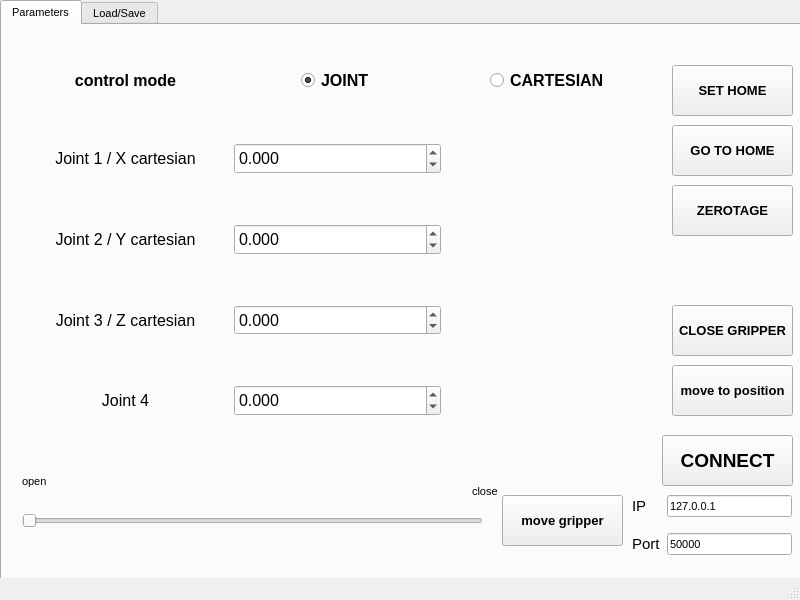
<?xml version="1.0" encoding="UTF-8"?>
<ui version="4.0">
 <class>CommandWindow</class>
 <widget class="QMainWindow" name="CommandWindow">
  <property name="geometry">
   <rect>
    <x>0</x>
    <y>0</y>
    <width>800</width>
    <height>600</height>
   </rect>
  </property>
  <property name="font">
   <font>
    <pointsize>8</pointsize>
   </font>
  </property>
  <property name="windowTitle">
   <string>CommandWindow</string>
  </property>
  <widget class="QWidget" name="centralwidget">
   <widget class="QTabWidget" name="tabWidget">
    <property name="geometry">
     <rect>
      <x>0</x>
      <y>0</y>
      <width>811</width>
      <height>591</height>
     </rect>
    </property>
    <property name="currentIndex">
     <number>0</number>
    </property>
    <widget class="QWidget" name="tab">
     <attribute name="title">
      <string>Parameters</string>
     </attribute>
     <widget class="QWidget" name="gridLayoutWidget">
      <property name="geometry">
       <rect>
        <x>20</x>
        <y>30</y>
        <width>631</width>
        <height>379</height>
       </rect>
      </property>
      <layout class="QGridLayout" name="gridLayout" rowstretch="0,100,100,100,100" columnstretch="0,0,0">
       <property name="sizeConstraint">
        <enum>QLayout::SetNoConstraint</enum>
       </property>
       <property name="topMargin">
        <number>13</number>
       </property>
       <property name="bottomMargin">
        <number>18</number>
       </property>
       <property name="horizontalSpacing">
        <number>5</number>
       </property>
       <property name="verticalSpacing">
        <number>50</number>
       </property>
       <item row="3" column="0">
        <widget class="QLabel" name="paramLabel3">
         <property name="font">
          <font>
           <pointsize>12</pointsize>
          </font>
         </property>
         <property name="text">
          <string>Joint 3 / Z cartesian</string>
         </property>
         <property name="alignment">
          <set>Qt::AlignCenter</set>
         </property>
        </widget>
       </item>
       <item row="2" column="0">
        <widget class="QLabel" name="paramLabel2">
         <property name="font">
          <font>
           <pointsize>12</pointsize>
          </font>
         </property>
         <property name="text">
          <string>Joint 2 / Y cartesian</string>
         </property>
         <property name="alignment">
          <set>Qt::AlignCenter</set>
         </property>
        </widget>
       </item>
       <item row="0" column="0">
        <widget class="QLabel" name="label_9">
         <property name="font">
          <font>
           <pointsize>12</pointsize>
           <weight>75</weight>
           <bold>true</bold>
          </font>
         </property>
         <property name="text">
          <string>control mode</string>
         </property>
         <property name="alignment">
          <set>Qt::AlignCenter</set>
         </property>
        </widget>
       </item>
       <item row="1" column="0">
        <widget class="QLabel" name="paramLabel1">
         <property name="font">
          <font>
           <pointsize>12</pointsize>
          </font>
         </property>
         <property name="text">
          <string>Joint 1 / X cartesian</string>
         </property>
         <property name="alignment">
          <set>Qt::AlignCenter</set>
         </property>
        </widget>
       </item>
       <item row="4" column="0">
        <widget class="QLabel" name="paramLabel4">
         <property name="font">
          <font>
           <pointsize>12</pointsize>
          </font>
         </property>
         <property name="text">
          <string>Joint 4</string>
         </property>
         <property name="alignment">
          <set>Qt::AlignCenter</set>
         </property>
        </widget>
       </item>
       <item row="1" column="1">
        <widget class="QDoubleSpinBox" name="set_J1">
         <property name="sizePolicy">
          <sizepolicy hsizetype="Minimum" vsizetype="MinimumExpanding">
           <horstretch>0</horstretch>
           <verstretch>0</verstretch>
          </sizepolicy>
         </property>
         <property name="font">
          <font>
           <pointsize>12</pointsize>
          </font>
         </property>
         <property name="decimals">
          <number>3</number>
         </property>
         <property name="minimum">
          <double>-99.998999999999995</double>
         </property>
        </widget>
       </item>
       <item row="2" column="1">
        <widget class="QDoubleSpinBox" name="set_J2">
         <property name="sizePolicy">
          <sizepolicy hsizetype="Minimum" vsizetype="MinimumExpanding">
           <horstretch>0</horstretch>
           <verstretch>0</verstretch>
          </sizepolicy>
         </property>
         <property name="font">
          <font>
           <pointsize>12</pointsize>
          </font>
         </property>
         <property name="decimals">
          <number>3</number>
         </property>
         <property name="minimum">
          <double>-100.000000000000000</double>
         </property>
        </widget>
       </item>
       <item row="3" column="1">
        <widget class="QDoubleSpinBox" name="set_J3">
         <property name="sizePolicy">
          <sizepolicy hsizetype="Preferred" vsizetype="MinimumExpanding">
           <horstretch>0</horstretch>
           <verstretch>0</verstretch>
          </sizepolicy>
         </property>
         <property name="font">
          <font>
           <pointsize>12</pointsize>
          </font>
         </property>
         <property name="decimals">
          <number>3</number>
         </property>
         <property name="minimum">
          <double>-100.000000000000000</double>
         </property>
        </widget>
       </item>
       <item row="4" column="1">
        <widget class="QDoubleSpinBox" name="set_J4">
         <property name="sizePolicy">
          <sizepolicy hsizetype="Minimum" vsizetype="MinimumExpanding">
           <horstretch>0</horstretch>
           <verstretch>0</verstretch>
          </sizepolicy>
         </property>
         <property name="baseSize">
          <size>
           <width>0</width>
           <height>0</height>
          </size>
         </property>
         <property name="font">
          <font>
           <pointsize>12</pointsize>
          </font>
         </property>
         <property name="decimals">
          <number>3</number>
         </property>
         <property name="minimum">
          <double>-100.000000000000000</double>
         </property>
        </widget>
       </item>
       <item row="0" column="1" alignment="Qt::AlignHCenter|Qt::AlignVCenter">
        <widget class="QRadioButton" name="jointMode">
         <property name="font">
          <font>
           <pointsize>12</pointsize>
           <weight>75</weight>
           <bold>true</bold>
          </font>
         </property>
         <property name="layoutDirection">
          <enum>Qt::LeftToRight</enum>
         </property>
         <property name="text">
          <string>JOINT</string>
         </property>
         <property name="checked">
          <bool>true</bool>
         </property>
        </widget>
       </item>
       <item row="0" column="2" alignment="Qt::AlignHCenter">
        <widget class="QRadioButton" name="cartMode">
         <property name="font">
          <font>
           <pointsize>12</pointsize>
           <weight>75</weight>
           <bold>true</bold>
          </font>
         </property>
         <property name="layoutDirection">
          <enum>Qt::LeftToRight</enum>
         </property>
         <property name="text">
          <string>CARTESIAN</string>
         </property>
         <property name="checked">
          <bool>false</bool>
         </property>
        </widget>
       </item>
      </layout>
     </widget>
     <widget class="QPushButton" name="sendCommend">
      <property name="geometry">
       <rect>
        <x>670</x>
        <y>340</y>
        <width>121</width>
        <height>51</height>
       </rect>
      </property>
      <property name="font">
       <font>
        <pointsize>10</pointsize>
        <weight>75</weight>
        <bold>true</bold>
       </font>
      </property>
      <property name="text">
       <string>move to position</string>
      </property>
      <property name="icon">
       <iconset>
        <normaloff>../../../../../Pictures/qt icons/document-send.png</normaloff>../../../../../Pictures/qt icons/document-send.png</iconset>
      </property>
      <property name="iconSize">
       <size>
        <width>25</width>
        <height>25</height>
       </size>
      </property>
     </widget>
     <widget class="QPushButton" name="ConnectCommand">
      <property name="geometry">
       <rect>
        <x>660</x>
        <y>410</y>
        <width>131</width>
        <height>51</height>
       </rect>
      </property>
      <property name="font">
       <font>
        <pointsize>14</pointsize>
        <weight>75</weight>
        <bold>true</bold>
       </font>
      </property>
      <property name="text">
       <string>CONNECT</string>
      </property>
      <property name="icon">
       <iconset>
        <normaloff>../../../../../Pictures/qt icons/connection-icon.png</normaloff>../../../../../Pictures/qt icons/connection-icon.png</iconset>
      </property>
      <property name="iconSize">
       <size>
        <width>25</width>
        <height>25</height>
       </size>
      </property>
     </widget>
     <widget class="QWidget" name="gridLayoutWidget_2">
      <property name="geometry">
       <rect>
        <x>630</x>
        <y>460</y>
        <width>160</width>
        <height>80</height>
       </rect>
      </property>
      <layout class="QGridLayout" name="gridLayout_2">
       <item row="1" column="1">
        <widget class="QLineEdit" name="targetPort">
         <property name="text">
          <string>50000</string>
         </property>
        </widget>
       </item>
       <item row="0" column="1">
        <widget class="QLineEdit" name="targetIp">
         <property name="text">
          <string>127.0.0.1</string>
         </property>
        </widget>
       </item>
       <item row="1" column="0">
        <widget class="QLabel" name="label_6">
         <property name="font">
          <font>
           <pointsize>11</pointsize>
          </font>
         </property>
         <property name="text">
          <string>Port</string>
         </property>
        </widget>
       </item>
       <item row="0" column="0">
        <widget class="QLabel" name="label_5">
         <property name="font">
          <font>
           <pointsize>11</pointsize>
          </font>
         </property>
         <property name="text">
          <string>IP</string>
         </property>
        </widget>
       </item>
      </layout>
     </widget>
     <widget class="QPushButton" name="setHome">
      <property name="geometry">
       <rect>
        <x>670</x>
        <y>40</y>
        <width>121</width>
        <height>51</height>
       </rect>
      </property>
      <property name="font">
       <font>
        <pointsize>10</pointsize>
        <weight>75</weight>
        <bold>true</bold>
       </font>
      </property>
      <property name="toolTip">
       <string>Press to save position as Home</string>
      </property>
      <property name="text">
       <string>SET HOME</string>
      </property>
     </widget>
     <widget class="QPushButton" name="goToHome">
      <property name="geometry">
       <rect>
        <x>670</x>
        <y>100</y>
        <width>121</width>
        <height>51</height>
       </rect>
      </property>
      <property name="font">
       <font>
        <pointsize>10</pointsize>
        <weight>75</weight>
        <bold>true</bold>
       </font>
      </property>
      <property name="toolTip">
       <string>Press to input saved home position</string>
      </property>
      <property name="text">
       <string>GO TO HOME</string>
      </property>
     </widget>
     <widget class="QPushButton" name="zeroButton">
      <property name="geometry">
       <rect>
        <x>670</x>
        <y>160</y>
        <width>121</width>
        <height>51</height>
       </rect>
      </property>
      <property name="font">
       <font>
        <pointsize>10</pointsize>
        <weight>75</weight>
        <bold>true</bold>
       </font>
      </property>
      <property name="text">
       <string>ZEROTAGE</string>
      </property>
     </widget>
     <widget class="QPushButton" name="openGripperB">
      <property name="geometry">
       <rect>
        <x>500</x>
        <y>470</y>
        <width>121</width>
        <height>51</height>
       </rect>
      </property>
      <property name="font">
       <font>
        <pointsize>10</pointsize>
        <weight>75</weight>
        <bold>true</bold>
       </font>
      </property>
      <property name="text">
       <string>move gripper</string>
      </property>
     </widget>
     <widget class="QPushButton" name="closeGripperB">
      <property name="geometry">
       <rect>
        <x>670</x>
        <y>280</y>
        <width>121</width>
        <height>51</height>
       </rect>
      </property>
      <property name="font">
       <font>
        <pointsize>10</pointsize>
        <weight>75</weight>
        <bold>true</bold>
       </font>
      </property>
      <property name="text">
       <string>CLOSE GRIPPER</string>
      </property>
     </widget>
     <widget class="QSlider" name="gripperSlider">
      <property name="geometry">
       <rect>
        <x>20</x>
        <y>480</y>
        <width>461</width>
        <height>31</height>
       </rect>
      </property>
      <property name="maximum">
       <number>100</number>
      </property>
      <property name="orientation">
       <enum>Qt::Horizontal</enum>
      </property>
     </widget>
     <widget class="QLabel" name="label">
      <property name="geometry">
       <rect>
        <x>20</x>
        <y>450</y>
        <width>47</width>
        <height>13</height>
       </rect>
      </property>
      <property name="text">
       <string>open</string>
      </property>
     </widget>
     <widget class="QLabel" name="label_2">
      <property name="geometry">
       <rect>
        <x>470</x>
        <y>460</y>
        <width>47</width>
        <height>13</height>
       </rect>
      </property>
      <property name="text">
       <string>close</string>
      </property>
     </widget>
    </widget>
    <widget class="QWidget" name="tab_2">
     <attribute name="title">
      <string>Load/Save</string>
     </attribute>
     <widget class="QPlainTextEdit" name="dispFile">
      <property name="geometry">
       <rect>
        <x>410</x>
        <y>10</y>
        <width>381</width>
        <height>271</height>
       </rect>
      </property>
      <property name="font">
       <font>
        <pointsize>11</pointsize>
       </font>
      </property>
      <property name="lineWrapMode">
       <enum>QPlainTextEdit::NoWrap</enum>
      </property>
      <property name="plainText">
       <string/>
      </property>
     </widget>
     <widget class="QWidget" name="verticalLayoutWidget">
      <property name="geometry">
       <rect>
        <x>30</x>
        <y>0</y>
        <width>321</width>
        <height>540</height>
       </rect>
      </property>
      <layout class="QVBoxLayout" name="verticalLayout" stretch="0,0,0,0,0,0,0,0">
       <property name="spacing">
        <number>34</number>
       </property>
       <item>
        <widget class="QLabel" name="label_8">
         <property name="sizePolicy">
          <sizepolicy hsizetype="Preferred" vsizetype="Preferred">
           <horstretch>0</horstretch>
           <verstretch>0</verstretch>
          </sizepolicy>
         </property>
         <property name="font">
          <font>
           <pointsize>12</pointsize>
          </font>
         </property>
         <property name="text">
          <string>File directory</string>
         </property>
         <property name="alignment">
          <set>Qt::AlignCenter</set>
         </property>
        </widget>
       </item>
       <item>
        <widget class="QPushButton" name="loadFileName">
         <property name="font">
          <font>
           <pointsize>11</pointsize>
          </font>
         </property>
         <property name="text">
          <string>Load file name</string>
         </property>
        </widget>
       </item>
       <item>
        <widget class="QPushButton" name="saveFileName">
         <property name="font">
          <font>
           <pointsize>11</pointsize>
          </font>
         </property>
         <property name="text">
          <string>Save file name</string>
         </property>
        </widget>
       </item>
       <item>
        <widget class="QLabel" name="label_7">
         <property name="font">
          <font>
           <pointsize>12</pointsize>
           <weight>50</weight>
           <bold>false</bold>
          </font>
         </property>
         <property name="text">
          <string>File name</string>
         </property>
         <property name="alignment">
          <set>Qt::AlignCenter</set>
         </property>
        </widget>
       </item>
       <item>
        <widget class="QLineEdit" name="progFileName">
         <property name="font">
          <font>
           <pointsize>8</pointsize>
          </font>
         </property>
        </widget>
       </item>
       <item>
        <widget class="QPushButton" name="saveFileB">
         <property name="font">
          <font>
           <pointsize>12</pointsize>
           <weight>75</weight>
           <bold>true</bold>
          </font>
         </property>
         <property name="text">
          <string>SAVE</string>
         </property>
        </widget>
       </item>
       <item>
        <widget class="QPushButton" name="loadFileB">
         <property name="font">
          <font>
           <pointsize>12</pointsize>
           <weight>75</weight>
           <bold>true</bold>
          </font>
         </property>
         <property name="text">
          <string>LOAD</string>
         </property>
        </widget>
       </item>
       <item>
        <widget class="QPushButton" name="runFileB">
         <property name="font">
          <font>
           <pointsize>12</pointsize>
           <weight>75</weight>
           <bold>true</bold>
          </font>
         </property>
         <property name="text">
          <string>RUN</string>
         </property>
        </widget>
       </item>
      </layout>
     </widget>
     <widget class="QPushButton" name="cmd_goHome">
      <property name="geometry">
       <rect>
        <x>560</x>
        <y>300</y>
        <width>131</width>
        <height>51</height>
       </rect>
      </property>
      <property name="text">
       <string>Go to Home</string>
      </property>
     </widget>
     <widget class="QPushButton" name="cmd_moveHere">
      <property name="geometry">
       <rect>
        <x>420</x>
        <y>420</y>
        <width>131</width>
        <height>51</height>
       </rect>
      </property>
      <property name="text">
       <string>Move to current position</string>
      </property>
     </widget>
     <widget class="QPushButton" name="cmd_setHomeHere">
      <property name="geometry">
       <rect>
        <x>420</x>
        <y>300</y>
        <width>131</width>
        <height>51</height>
       </rect>
      </property>
      <property name="layoutDirection">
       <enum>Qt::LeftToRight</enum>
      </property>
      <property name="text">
       <string>Save Home as 
current position</string>
      </property>
     </widget>
     <widget class="QPushButton" name="cmd_openGripper">
      <property name="geometry">
       <rect>
        <x>420</x>
        <y>360</y>
        <width>131</width>
        <height>51</height>
       </rect>
      </property>
      <property name="layoutDirection">
       <enum>Qt::LeftToRight</enum>
      </property>
      <property name="text">
       <string>Open Gripper</string>
      </property>
     </widget>
     <widget class="QPushButton" name="cmd_closeGripper">
      <property name="geometry">
       <rect>
        <x>560</x>
        <y>360</y>
        <width>131</width>
        <height>51</height>
       </rect>
      </property>
      <property name="layoutDirection">
       <enum>Qt::LeftToRight</enum>
      </property>
      <property name="text">
       <string>Close Gripper</string>
      </property>
     </widget>
    </widget>
   </widget>
  </widget>
  <widget class="QMenuBar" name="menubar">
   <property name="geometry">
    <rect>
     <x>0</x>
     <y>0</y>
     <width>800</width>
     <height>19</height>
    </rect>
   </property>
  </widget>
  <widget class="QStatusBar" name="statusbar"/>
 </widget>
 <resources/>
 <connections/>
</ui>
